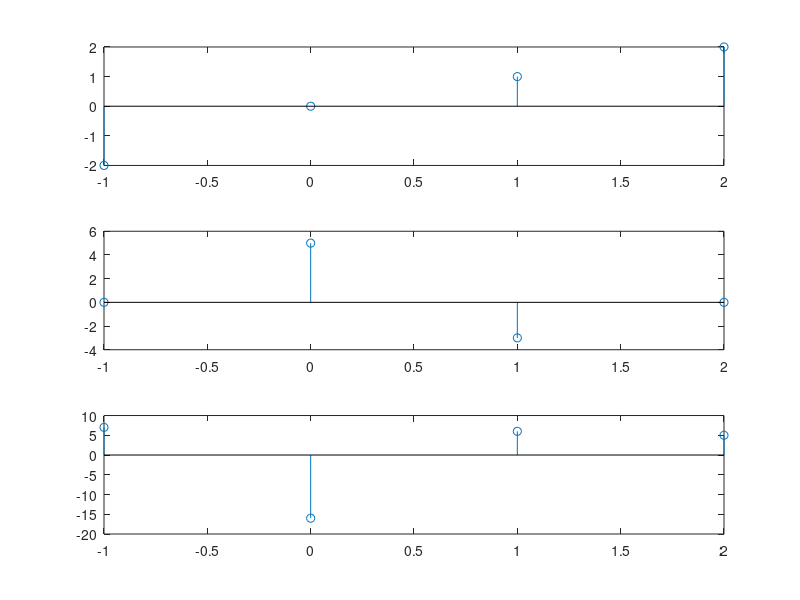

Write the MATLAB code that produced this figure.
close all
s=-1:1:2;
x = [-2 0 1 2];
y = [0 5 -3 0];
cc = ifft(fft(x).*fft(y));
subplot(3,1,1);
stem(s,x);
subplot(3,1,2);
stem(s,y);
subplot(3,1,3);
stem(s,cc);

